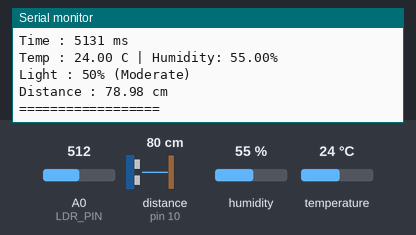
The sketch below on a simulated Arduino Uno, built with avr-gcc and run on an emulated ATmega328P. Shown: the last lines printed to the serial monitor. Wiring (inferred from the names in the program): ultrasonic range finder: trigger pin 9; echo pin 10. Inputs (shaded band) come from the test bench; at power-on: A0 (LDR_PIN) = 512, distance to the obstacle (sensor on pin 10) 80 cm, humidity 55 %, temperature 24 °C. The echo pulse lasts 58.3 µs per cm.

Above: at 5.9 s.
6.0 s: A0 (LDR_PIN) set to 306
At 11.5 s:
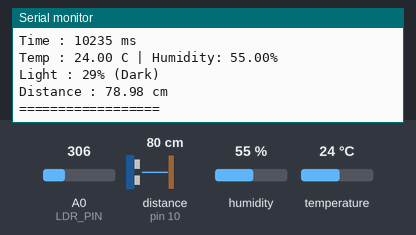
16.9 s: A0 (LDR_PIN) set to 992
At 21.9 s:
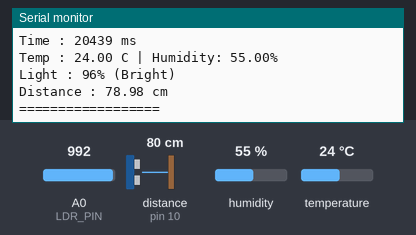
27.1 s: distance to the obstacle (sensor on pin 10) set to 2 cm
At 32.1 s:
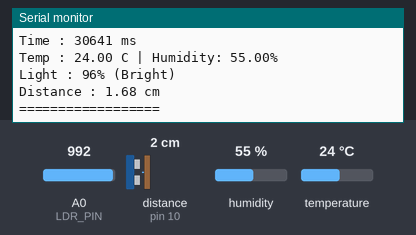
33.2 s: humidity set to 22 %
39.3 s: temperature set to 12 °C
45.4 s: distance to the obstacle (sensor on pin 10) set to 4 cm
At 47.1 s:
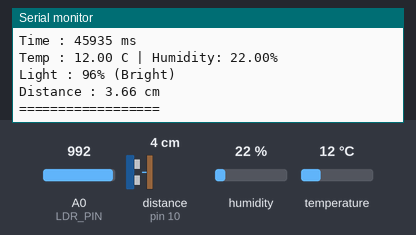
Timing chart, 0 to 48.6 s (numbered marks = the images above; inputs shaded):
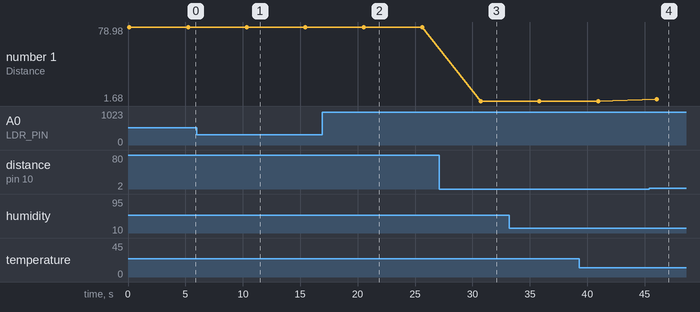

The sketch:

multi_sensor_logger.ino
```cpp
#include <DHT.h>

#define DHTPIN 2
#define DHTTYPE DHT11
DHT dht(DHTPIN, DHTTYPE);

#define LDR_PIN A0
#define TRIG_PIN 9
#define ECHO_PIN 10

void setup() {
  Serial.begin(9600);
  dht.begin();

  pinMode(TRIG_PIN, OUTPUT);
  pinMode(ECHO_PIN, INPUT);
}

void loop() {

  // DHT11
  float temp = dht.readTemperature();
  float hum = dht.readHumidity();

  // LDR
  int ldrRaw = analogRead(LDR_PIN);
  int lightPercent = map(ldrRaw, 0, 1023, 0, 100);

  String lightStatus;
  if (lightPercent > 70)
    lightStatus = "Bright";
  else if (lightPercent > 30)
    lightStatus = "Moderate";
  else
    lightStatus = "Dark";

  // HC-SR04
  digitalWrite(TRIG_PIN, LOW);
  delayMicroseconds(2);

  digitalWrite(TRIG_PIN, HIGH);
  delayMicroseconds(10);
  digitalWrite(TRIG_PIN, LOW);

  long duration = pulseIn(ECHO_PIN, HIGH);

  float distance = duration * 0.034 / 2;

  // Output
  Serial.println("=== SENSOR LOG ===");

  Serial.print("Time : ");
  Serial.print(millis());
  Serial.println(" ms");

  Serial.print("Temp : ");
  Serial.print(temp);
  Serial.print(" C | Humidity: ");
  Serial.print(hum);
  Serial.println("%");

  Serial.print("Light : ");
  Serial.print(lightPercent);
  Serial.print("% (");
  Serial.print(lightStatus);
  Serial.println(")");

  Serial.print("Distance : ");
  Serial.print(distance);
  Serial.println(" cm");

  Serial.println("==================");
  Serial.println();

  delay(5000);
}
```

Measured:
- after the input at 6.0 s, the serial monitor: prints a new line after 4.3 s (image 1)
- after the input at 16.9 s, the serial monitor: prints a new line after 3.6 s (image 2)
- after the input at 27.1 s, the serial monitor: prints a new line after 3.6 s (image 3)
- after the input at 45.4 s, the serial monitor: prints a new line after 0.63 s (image 4)
- plotted number 1: 78.98 → 1.68 after the input at 27.1 s, 1.68 → 3.66 after the input at 45.4 s
